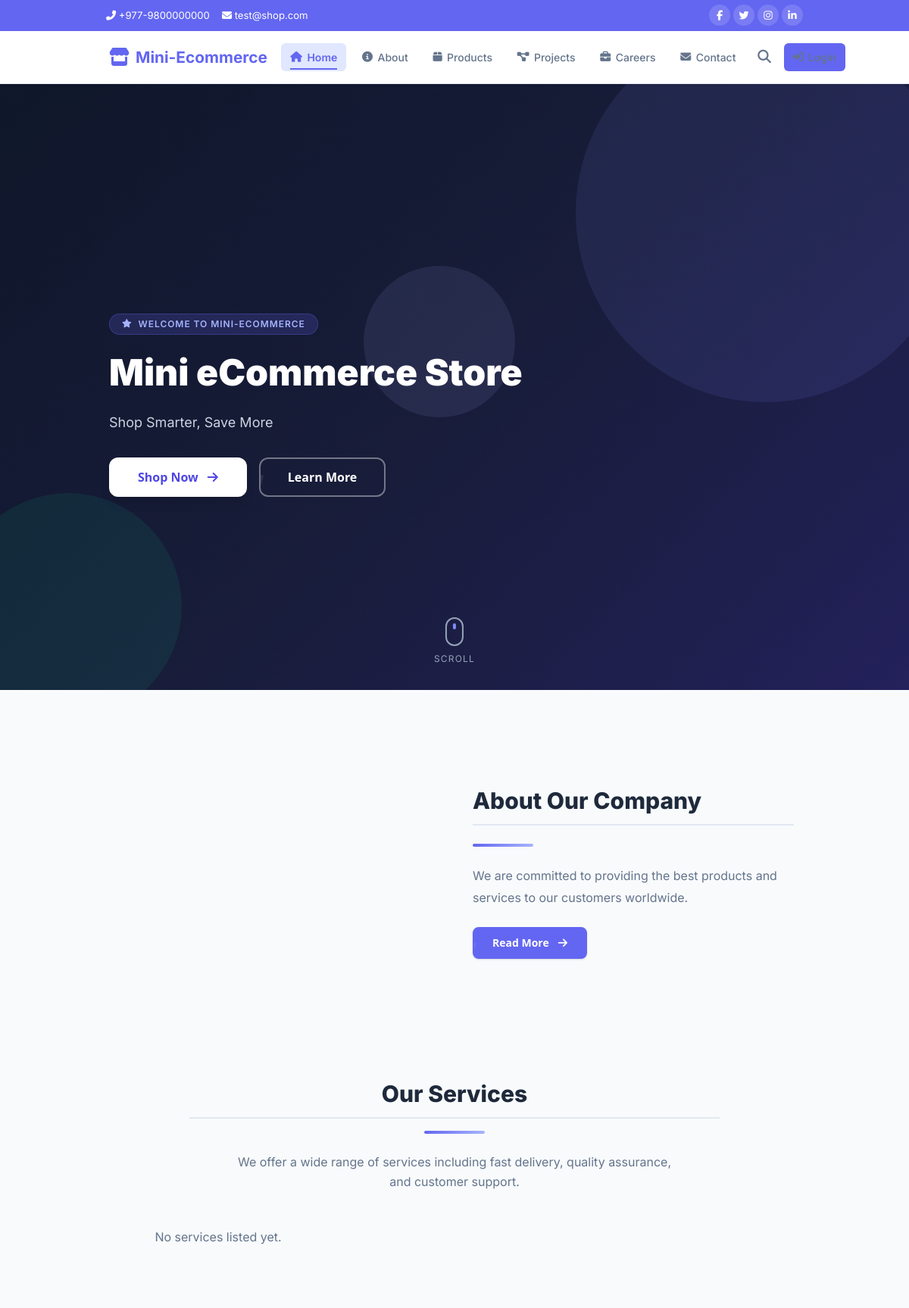
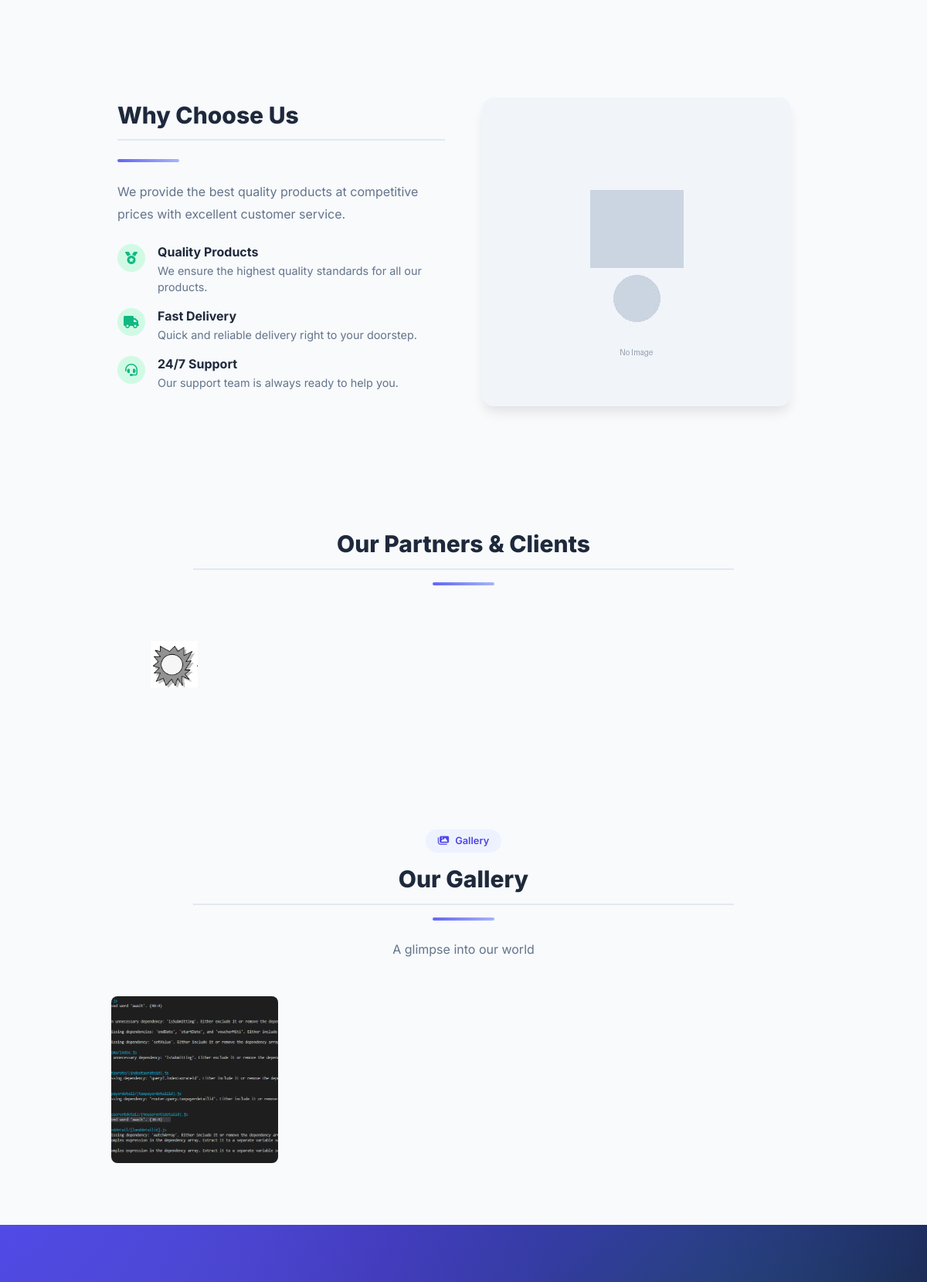
The page / (upper part) on the database its author committed (2 pictures, top to bottom).
### tables this page shows
CREATE TABLE hero_sliders (
    slide_id INTEGER PRIMARY KEY AUTOINCREMENT,
    title TEXT DEFAULT NULL,
    subtitle TEXT DEFAULT NULL,
    description TEXT DEFAULT NULL,
    button_text TEXT DEFAULT NULL,
    button_url TEXT DEFAULT NULL,
    image TEXT NOT NULL,
    sort_order INTEGER DEFAULT 0,
    is_active INTEGER DEFAULT 1,
    created_at TEXT DEFAULT (datetime('now'))
);

CREATE TABLE cms_sections (
    section_id INTEGER PRIMARY KEY AUTOINCREMENT,
    page TEXT NOT NULL,
    section_key TEXT NOT NULL,
    title TEXT DEFAULT NULL,
    subtitle TEXT DEFAULT NULL,
    content TEXT DEFAULT NULL,
    image TEXT DEFAULT NULL,
    extra_json TEXT DEFAULT NULL,
    sort_order INTEGER DEFAULT 0,
    is_active INTEGER DEFAULT 1,
    created_at TEXT DEFAULT (datetime('now')),
    updated_at TEXT DEFAULT (datetime('now')),
    UNIQUE(page, section_key)
);

CREATE TABLE partners (
    partner_id INTEGER PRIMARY KEY AUTOINCREMENT,
    name TEXT NOT NULL,
    logo TEXT NOT NULL,
    website TEXT DEFAULT NULL,
    sort_order INTEGER DEFAULT 0,
    is_active INTEGER DEFAULT 1,
    created_at TEXT DEFAULT (datetime('now'))
);

CREATE TABLE gallery (
    image_id INTEGER PRIMARY KEY AUTOINCREMENT,
    title TEXT DEFAULT NULL,
    description TEXT DEFAULT NULL,
    image TEXT NOT NULL,
    category TEXT DEFAULT NULL,
    sort_order INTEGER DEFAULT 0,
    is_active INTEGER DEFAULT 1,
    created_at TEXT DEFAULT (datetime('now'))
);

### index.php (called while the page is built, shortened)
<?php
require_once __DIR__ . '/includes/helpers.php';
require_once __DIR__ . '/includes/public_header.php';
require __DIR__ . '/public/landing.php';
require_once __DIR__ . '/includes/footer.php';

### includes/helpers.php (called while the page is built, shortened)
<?php
function getSetting(string $key, string $default = ''): string {
    static $cache = [];
    if (!isset($cache[$key])) {
        $pdo = getDB();
        $stmt = $pdo->prepare("SELECT setting_value FROM settings WHERE setting_key = ?");
        $stmt->execute([$key]);
        $row = $stmt->fetch();
        $cache[$key] = $row ? $row['setting_value'] : $default;
    }
    return $cache[$key];
}
function getCMSSection(string $page, string $sectionKey): ?array {
    $pdo = getDB();
    $stmt = $pdo->prepare("SELECT * FROM cms_sections WHERE page = ? AND section_key = ?");
    $stmt->execute([$page, $sectionKey]);
    $row = $stmt->fetch();
    return $row ?: null;
}
function h(?string $value): string {
    return htmlspecialchars($value ?? '', ENT_QUOTES, 'UTF-8');
}
function getHeroSliders(): array {
    $pdo = getDB();
    $stmt = $pdo->query("SELECT * FROM hero_sliders WHERE is_active = 1 ORDER BY sort_order");
    return $stmt->fetchAll();
}
function getGallery(int $limit = 0): array {
    $pdo = getDB();
    $sql = "SELECT * FROM gallery WHERE is_active = 1 ORDER BY sort_order";
    if ($limit > 0) $sql .= " LIMIT " . (int)$limit;
    return $pdo->query($sql)->fetchAll();
}
function getPartners(): array {
    $pdo = getDB();
    return $pdo->query("SELECT * FROM partners WHERE is_active = 1 ORDER BY sort_order")->fetchAll();
}
function imgUrl(?string $image, string $default = 'placeholder.jpg'): string {
    if (strpos($image, 'uploads/') === 0) return APP_URL . '/' . $image;
    return APP_URL . '/assets/images/' . $image;
}

### public/landing.php (the view, shortened to what this page needs)
<?php
$sliders = getHeroSliders();
$aboutSection   = getCMSSection('home', 'about');
$servicesSection = getCMSSection('home', 'services');
$whyChooseUs    = getCMSSection('home', 'why_choose_us');
$ctaSection     = getCMSSection('home', 'cta');
$partners = getPartners();
$galleryImages = getGallery(12);
?>
<?php if (!empty($sliders)): ?>
<section class="hero-section" id="home">
    <?php $firstSlider = $sliders[0]; ?>
    <div class="hero-overlay" style="position:absolute;inset:0;background:linear-gradient(135deg,rgba(15,23,42,0.85) 0%,rgba(30,27,75,0.7) 100%);z-index:1;"></div>
    <div class="hero-shapes">
        <div class="hero-shape"></div>
        <div class="hero-shape"></div>
        <div class="hero-shape"></div>
    </div>
    <div class="container" style="position:relative;z-index:2;">
        <div class="hero-content" data-aos="fade-right" data-aos-duration="1000">
            <div class="hero-badge">
                <i class="fas fa-star"></i> Welcome to <?= h($siteName) ?>
            </div>
            <h1 class="hero-title">
                <span class="typing-text" data-texts='<?= htmlspecialchars(json_encode(array_column($sliders, 'title')), ENT_QUOTES, 'UTF-8') ?>'></span>
            </h1>
            <p class="hero-subtitle"><?= h($firstSlider['subtitle'] ?? 'Discover quality products at unbeatable prices. Your satisfaction is our priority.') ?></p>
            <div class="hero-actions">
                <?php if (!empty($firstSlider['button_text']) && !empty($firstSlider['button_url'])): ?>
                <a href="<?= h($firstSlider['button_url']) ?>" class="btn btn-white btn-lg"><?= h($firstSlider['button_text']) ?> <i class="fas fa-arrow-right ms-1"></i></a>
                <?php else: ?>
                <a href="<?= APP_URL ?>/product/products.php" class="btn btn-white btn-lg">Shop Now <i class="fas fa-arrow-right ms-1"></i></a>
                <?php endif; ?>
                <a href="<?= APP_URL ?>/about.php" class="btn btn-outline btn-lg" style="color:#fff;border-color:rgba(255,255,255,0.4);">Learn More</a>
            </div>
        </div>
    </div>
    <div class="scroll-indicator">
        <div class="mouse"></div>
        <span>Scroll</span>
    </div>
</section>
<?php endif; ?>
<?php if ($aboutSection): ?>
<section class="section-padding" data-aos="fade-up">
    <div class="container">
        <div class="row align-items-center g-5">
            <div class="col-lg-6" data-aos="fade-left" data-aos-delay="200">
                <h2 class="section-title"><?= h($aboutSection['title'] ?? 'About Us') ?></h2>
                <div class="section-divider"></div>
                <div style="color:var(--muted-color);line-height:1.8;"><?= $aboutSection['content'] ?></div>
                <a href="<?= APP_URL ?>/about.php" class="btn btn-primary mt-4">Read More <i class="fas fa-arrow-right ms-1"></i></a>
            </div>
        </div>
    </div>
</section>
<?php endif; ?>
<?php if ($servicesSection): ?>
<section class="section-padding section-bg-light" data-aos="fade-up">
    <div class="container">
        <div class="section-title-center" data-aos="fade-up">
            <h2 class="section-title"><?= h($servicesSection['title'] ?? 'Our Services') ?></h2>
            <div class="section-divider" style="margin:var(--spacing-4) auto var(--spacing-6);"></div>
            <?php if (!empty($servicesSection['content'])): ?>
            <p class="section-subtitle"><?= strip_tags($servicesSection['content']) ?></p>
            <?php endif; ?>
        </div>
        <div class="services-grid">
            <?php
            $services = json_decode($servicesSection['extra_json'] ?? '[]', true);
            if (empty($services)): ?>
            <div class="col-12 text-center text-muted">No services listed yet.</div>
            <?php endif; ?>
        </div>
    </div>
</section>
<?php endif; ?>
<?php if ($whyChooseUs): ?>
<section class="section-padding" data-aos="fade-up">
    <div class="container">
        <div class="row align-items-center g-5">
            <div class="col-lg-6" data-aos="fade-right" data-aos-delay="100">
                <h2 class="section-title"><?= h($whyChooseUs['title'] ?? 'Why Choose Us') ?></h2>
                <div class="section-divider"></div>
                <?php if (!empty($whyChooseUs['content'])): ?>
                <p style="color:var(--muted-color);line-height:1.8;margin-bottom:1.5rem;"><?= strip_tags($whyChooseUs['content']) ?></p>
                <?php endif; ?>
                <?php
                $whys = json_decode($whyChooseUs['extra_json'] ?? '[]', true);
                if (!empty($whys)):
                    foreach ($whys as $w):
                ?>
                <div class="d-flex align-items-start gap-3 mb-3">
                    <div style="width:36px;height:36px;border-radius:var(--radius-full);background:var(--success-bg);display:flex;align-items:center;justify-content:center;color:var(--success);flex-shrink:0;">
                        <i class="<?= h($w['icon'] ?? 'fas fa-check') ?>" style="font-size:0.9rem;"></i>
                    </div>
                    <div>
                        <h6 style="font-weight:700;margin-bottom:0.25rem;"><?= h($w['title'] ?? '') ?></h6>
                        <p style="font-size:0.9rem;color:var(--muted-color);margin-bottom:0;"><?= h($w['description'] ?? '') ?></p>
                    </div>
                </div>
                <?php endforeach; else: ?>
                <div class="d-flex align-items-start gap-3 mb-3">
                    <div style="width:36px;height:36px;border-radius:var(--radius-full);background:var(--success-bg);display:flex;align-items:center;justify-content:center;color:var(--success);flex-shrink:0;"><i class="fas fa-medal"></i></div>
                    <div><h6 style="font-weight:700;margin-bottom:0.25rem;">Quality Products</h6><p style="font-size:0.9rem;color:var(--muted-color);margin-bottom:0;">We ensure the highest quality standards for all our products.</p></div>
                </div>
                <div class="d-flex align-items-start gap-3 mb-3">
                    <div style="width:36px;height:36px;border-radius:var(--radius-full);background:var(--success-bg);display:flex;align-items:center;justify-content:center;color:var(--success);flex-shrink:0;"><i class="fas fa-truck"></i></div>
                    <div><h6 style="font-weight:700;margin-bottom:0.25rem;">Fast Delivery</h6><p style="font-size:0.9rem;color:var(--muted-color);margin-bottom:0;">Quick and reliable delivery right to your doorstep.</p></div>
                </div>
                <div class="d-flex align-items-start gap-3 mb-3">
                    <div style="width:36px;height:36px;border-radius:var(--radius-full);background:var(--success-bg);display:flex;align-items:center;justify-content:center;color:var(--success);flex-shrink:0;"><i class="fas fa-headset"></i></div>
                    <div><h6 style="font-weight:700;margin-bottom:0.25rem;">24/7 Support</h6><p style="font-size:0.9rem;color:var(--muted-color);margin-bottom:0;">Our support team is always ready to help you.</p></div>
                </div>
                <?php endif; ?>
            </div>
            <div class="col-lg-6" data-aos="zoom-in" data-aos-delay="200">
                <img src="<?= APP_URL ?>/assets/images/placeholder.jpg" alt="Why Choose Us" class="img-fluid rounded-xl shadow-lg" onerror="this.style.display='none'">
            </div>
        </div>
    </div>
</section>
<?php endif; ?>
<?php if (!empty($partners)): ?>
<section class="section-padding" data-aos="fade-up">
    <div class="container">
        <div class="section-title-center" data-aos="fade-up">
            <h2 class="section-title">Our Partners & Clients</h2>
            <div class="section-divider" style="margin:var(--spacing-4) auto var(--spacing-6);"></div>
        </div>
        <div class="partners-grid">
            <?php foreach ($partners as $pt): ?>
            <div class="partner-logo" data-aos="fade-up" data-aos-delay="100">
                <?php if (!empty($pt['website'])): ?>
                <a href="<?= h($pt['website']) ?>" target="_blank" rel="noopener">
                    <img src="<?= imgUrl($pt['logo']) ?>" alt="<?= h($pt['name']) ?>" loading="lazy">
                </a>
                <?php else: ?>
                <img src="<?= imgUrl($pt['logo']) ?>" alt="<?= h($pt['name']) ?>" loading="lazy">
                <?php endif; ?>
            </div>
            <?php endforeach; ?>
        </div>
    </div>
</section>
<?php endif; ?>
<?php if (!empty($galleryImages)): ?>
<section class="section-padding section-bg-light" data-aos="fade-up">
    <div class="container">
        <div class="section-title-center" data-aos="fade-up">
            <span class="section-badge" style="display:inline-flex;align-items:center;gap:0.5rem;padding:0.35rem 1rem;background:var(--primary-50);color:var(--primary-600);border-radius:var(--radius-full);font-size:0.8rem;font-weight:600;margin-bottom:1rem;">
                <i class="fas fa-images"></i> Gallery
            </span>
            <h2 class="section-title">Our Gallery</h2>
            <div class="section-divider" style="margin:var(--spacing-4) auto var(--spacing-6);"></div>
            <p class="section-subtitle">A glimpse into our world</p>
        </div>
        <div class="gallery-grid" data-aos="fade-up" data-aos-delay="100">
            <?php foreach ($galleryImages as $g): ?>
            <div class="gallery-item" data-bs-toggle="modal" data-bs-target="#galleryModal" data-img="<?= imgUrl($g['image']) ?>" data-title="<?= h($g['title'] ?? '') ?>">
                <img src="<?= imgUrl($g['image']) ?>" alt="<?= h($g['title'] ?? 'Gallery') ?>" loading="lazy">
            </div>
            <?php endforeach; ?>
        </div>
    </div>
</section>
<?php endif; ?>
<?php if ($ctaSection): ?>
<section class="cta-section" data-aos="fade-up">
</section>
<?php endif; ?>

### assets/css/style.css (style rules this page uses)
:root { --primary: #6366f1; --primary-dark: #4f46e5; --primary-light:#e0e7ff; --secondary: #64748b; --success: #22c55e; --success-light:#dcfce7; --warning: #f59e0b; --warning-light:#fef3c7; --danger: #ef4444; --danger-light: #fee2e2; --info: #3b82f6; --info-light: #dbeafe; --bg: #f8fafc; --bg-card: #ffffff; --border: #e2e8f0; --border-hover: #cbd5e1; --text: #1e293b; --text-muted: #64748b; --text-light: #94a3b8; --font: 'Segoe UI', system-ui, -apple-system, sans-serif; --radius: 0.75rem; --radius-sm: 0.5rem; --radius-lg: 1rem; --shadow-sm: 0 1px 2px rgba(0,0,0,.05); --shadow: 0 4px 6px -1px rgba(0,0,0,.1), 0 2px 4px -1px rgba(0,0,0,.06); --shadow-md: 0 10px 15px -3px rgba(0,0,0,.1), 0 4px 6px -2px rgba(0,0,0,.05); --shadow-lg: 0 20px 25px -5px rgba(0,0,0,.1), 0 10px 10px -5px rgba(0,0,0,.04); --nav-h: 70px; --transition: 0.2s ease; }
html { scroll-behavior: smooth; }
body { font-family: var(--font); background: var(--bg); color: var(--text); line-height: 1.6; min-height: 100vh; display: flex; flex-direction: column; }
img { max-width: 100%; display: block; }
a { color: var(--primary); text-decoration: none; }
.container { max-width: 1200px; margin: 0 auto; padding: 0 1.5rem; }
.btn { display: inline-flex; align-items: center; gap: .5rem; padding: .65rem 1.25rem; border: none; border-radius: var(--radius-sm); font-size: .9rem; font-weight: 600; font-family: var(--font); cursor: pointer; transition: all var(--transition); text-decoration: none; white-space: nowrap; line-height: 1.2; }
.btn-primary { background: var(--primary); color: #fff; }
.btn-outline { background: transparent; border: 1.5px solid var(--primary); color: var(--primary); }
.btn-lg { padding: .85rem 1.75rem; font-size: 1rem; }
.section-title { font-size: 1.3rem; font-weight: 700; margin-bottom: 1.25rem; padding-bottom: .75rem; border-bottom: 2px solid var(--border); }

### rows shown on the page
hero_sliders: subtitle "Shop Smarter, Save More"
cms_sections: title "About Our Company", content "We are committed to providing the best products and services to our customers worldwide."
cms_sections: title "Our Services", content "We offer a wide range of services including fast delivery, quality assurance, and customer support."
cms_sections: title "Why Choose Us", content "We provide the best quality products at competitive prices with excellent customer service."
partners: logo (picture)
gallery: image (picture)

### other values the page prints
$contactPhone "+977-9800000000"
$contactEmail "test@shop.com"
$siteName "Mini-Ecommerce"
$siteName "MINI-ECOMMERCE"
